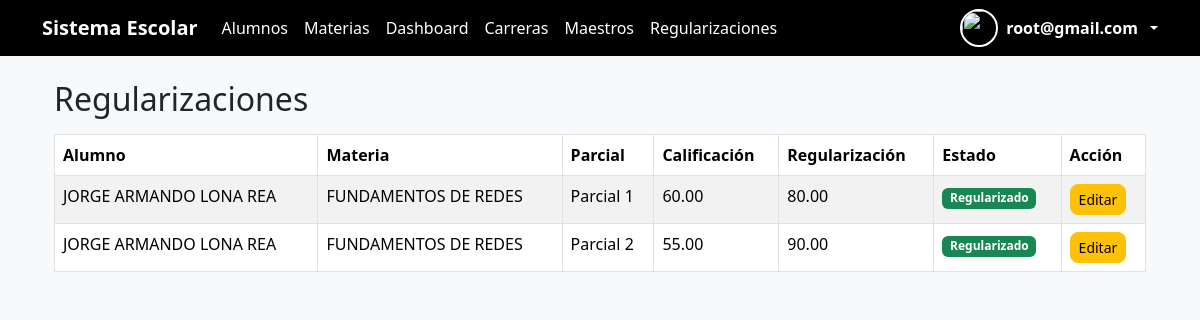
The page /alumnos/regularizaciones/ (signed in) on the database as committed earlier.
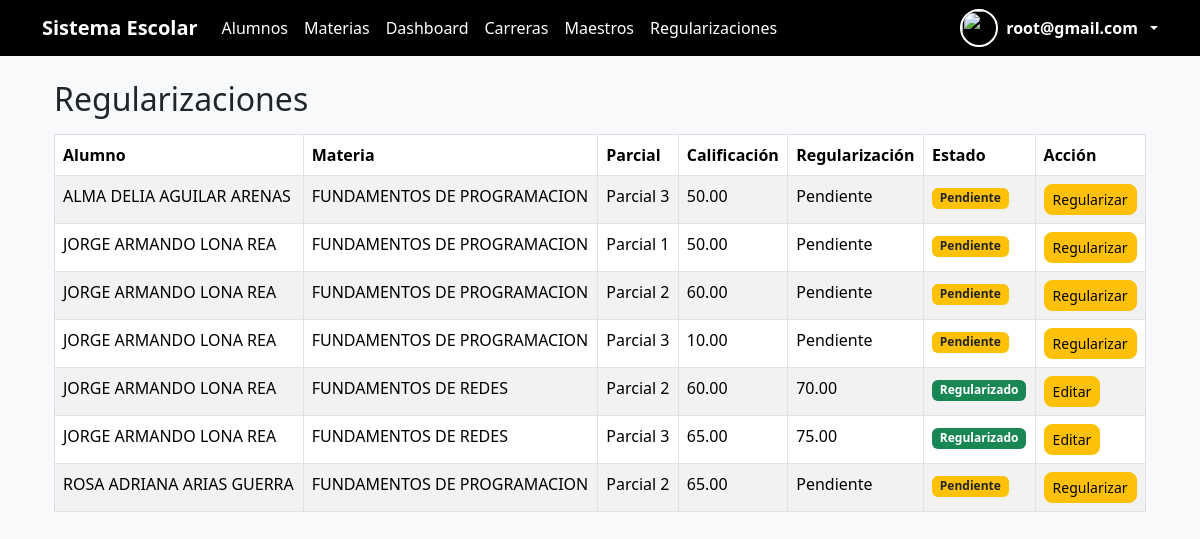
The same page on the database as committed later.
### alumnos/models.py (models this page shows, shortened)
class Calificacion(models.Model):
    alumno = models.ForeignKey(Alumno, on_delete=models.CASCADE)
    materia = models.ForeignKey(Materia, on_delete=models.CASCADE)
    PARCIAL_CHOICES = [
        (1, 'Parcial 1'),
        (2, 'Parcial 2'),
        (3, 'Parcial 3'),
    ]
    parcial = models.IntegerField(choices=PARCIAL_CHOICES)
    calificacion = models.DecimalField(max_digits=5, decimal_places=2)
    regularizacion = models.DecimalField(
        max_digits=5,
        decimal_places=2,
        null=True,
        blank=True
    )
    class Meta:
        unique_together = ('alumno', 'materia', 'parcial')

class Alumno(models.Model):
    user = models.OneToOneField(User, on_delete=models.CASCADE, null=True, blank=True)
    nombre = models.CharField(max_length=100)
    correo = models.EmailField()
    carrera = models.ForeignKey(Carrera, on_delete=models.CASCADE)
    materias = models.ManyToManyField(Materia, blank=True)
    matricula = models.CharField(
        max_length=20,
        unique=True,
        blank=True,
        null=True
    )
    foto = models.ImageField(
    upload_to='alumnos/',
    null=True,
    blank=True
    )

class Materia(models.Model):
    nombre = models.CharField(max_length=100)
    clave = models.CharField(max_length=20)
    carreras = models.ManyToManyField(Carrera)
    maestro = models.ForeignKey(Maestro, on_delete=models.CASCADE, null=True, blank=True)
    DIA_CHOICES = [
    ('Lunes', 'Lunes'),
    ('Martes', 'Martes'),
    ('Miercoles', 'Miércoles'),
    ('Jueves', 'Jueves'),
    ('Viernes', 'Viernes'),
    ]
    dia = models.CharField(max_length=10, choices=DIA_CHOICES, null=True, blank=True)
    hora_inicio = models.TimeField(null=True, blank=True)
    hora_fin = models.TimeField(null=True, blank=True)
    SEMESTRE_CHOICES = [
        (1, '1° Semestre'),
        (2, '2° Semestre'),
        (3, '3° Semestre'),
        (4, '4° Semestre'),
        (5, '5° Semestre'),
        (6, '6° Semestre'),
        (7, '7° Semestre'),
        (8, '8° Semestre'),
    ]
    semestre = models.IntegerField(choices=SEMESTRE_CHOICES, default=1)

### alumnos/views.py (the view)
# urls.py: path('regularizaciones/', views.lista_regularizaciones, name='lista_regularizaciones'),
@login_required
@permission_required('alumnos.change_calificacion', raise_exception=True)
def lista_regularizaciones(request):
    if not (request.user.is_superuser or hasattr(request.user, 'maestro')):
        return redirect('lista_alumnos')
    calificaciones = Calificacion.objects.filter(
        calificacion__lt=70
    ).select_related(
        'alumno',
        'materia'
    )
    if hasattr(request.user, 'maestro') and not request.user.is_superuser:
        calificaciones = calificaciones.filter(
            materia__maestro=request.user.maestro
        )
    calificaciones = calificaciones.order_by(
        'alumno__nombre',
        'materia__nombre',
        'parcial'
    )
    return render(
        request,
        'alumnos/regularizaciones/lista.html',
        {
            'calificaciones': calificaciones
        }
    )

### alumnos/context_processors.py (called while the page is built)
def roles_usuario(request):
    user = request.user
    if user.is_authenticated:
        return {
            'es_admin': user.is_superuser or user.groups.filter(name='admin').exists(),
            'es_maestro': user.groups.filter(name='maestro').exists(),
            'es_alumno': user.groups.filter(name='alumno').exists(),
        }
    return {}

### alumnos/templates/alumnos/regularizaciones/lista.html
{% extends 'base.html' %}
{% block content %}
<div class="container mt-4">
    <h2>Regularizaciones</h2>
    <table class="table table-striped table-bordered mt-3">
        <thead>
    <tr>
        <th>Alumno</th>
        <th>Materia</th>
        <th>Parcial</th>
        <th>Calificación</th>
        <th>Regularización</th>
        <th>Estado</th>
        <th>Acción</th>
    </tr>
</thead>
        <tbody>
    {% for calificacion in calificaciones %}
    <tr>
        <td>{{ calificacion.alumno.nombre }}</td>
        <td>{{ calificacion.materia.nombre }}</td>
        <td>Parcial {{ calificacion.parcial }}</td>
        <td>{{ calificacion.calificacion }}</td>
        <td>
            {% if calificacion.regularizacion %}
                {{ calificacion.regularizacion }}
            {% else %}
                Pendiente
            {% endif %}
        </td>
        <td>
            {% if calificacion.regularizacion %}
                <span class="badge bg-success">Regularizado</span>
            {% else %}
                <span class="badge bg-warning text-dark">Pendiente</span>
            {% endif %}
        </td>
        <td>
            <a href="{% url 'capturar_regularizacion' calificacion.id %}"
               class="btn btn-warning btn-sm">
                {% if calificacion.regularizacion %}
                    Editar
                {% else %}
                    Regularizar
                {% endif %}
            </a>
        </td>
    </tr>
    {% empty %}
    <tr>
        <td colspan="7" class="text-center">
            No hay calificaciones pendientes de regularización.
        </td>
    </tr>
    {% endfor %}
</tbody>
    </table>
</div>
{% endblock %}

### alumnos/templates/base.html (shortened to what this page needs)
{% load static %}
<!DOCTYPE html>
<html lang="es">
<head>
    <link href="https://cdn.jsdelivr.net/npm/bootstrap@5.3.7/dist/css/bootstrap.min.css" rel="stylesheet">
    <link rel="stylesheet" href="https://cdn.jsdelivr.net/npm/bootstrap-icons@1.11.3/font/bootstrap-icons.css">
</head>
<body>
{% if user.is_authenticated %}
<nav class="navbar navbar-expand-lg">
    <div class="container">
        <a class="navbar-brand" href="/alumnos/">
            Sistema Escolar
        </a>
        <div class="collapse navbar-collapse">
            <ul class="navbar-nav me-auto">
                {% if es_admin %}
                    <li class="nav-item">
                        <a class="nav-link" href="/alumnos">Alumnos</a>
                    </li>
                    <li class="nav-item">
                        <a class="nav-link" href="/alumnos/materias/">Materias</a>
                    </li>
                    <li class="nav-item">
                        <a class="nav-link" href="/alumnos/dashboard/">Dashboard</a>
                    </li>
                    <li class="nav-item">
                        <a class="nav-link" href="{% url 'lista_carreras' %}">Carreras</a>
                    </li>
                    <li class="nav-item">
                        <a class="nav-link" href="{% url 'lista_maestros' %}">Maestros</a>
                    </li>
                {% endif %}
                    {% if es_admin or es_maestro %}
                        <li class="nav-item">
                            <a class="nav-link" href="{% url 'lista_regularizaciones' %}">
                                Regularizaciones
                            </a>
                        </li>
                    {% endif %}
            </ul>
<div class="dropdown">
    <a class="d-flex align-items-center gap-2 text-white text-decoration-none dropdown-toggle"
       href="#"
       role="button"
       data-bs-toggle="dropdown">
        {% if es_admin and request.user.directivo %}
            {% if request.user.directivo.foto %}
                <img src="{{ request.user.directivo.foto.url }}" class="avatar-navbar">
            {% else %}
                <img src="{% static 'img/avatar.jpg' %}" class="avatar-navbar">
            {% endif %}
            <div class="d-none d-md-block">
                <div class="fw-bold">{{ request.user.directivo.nombre }}</div>
            </div>
        {% else %}
            <img src="{% static 'img/avatar.jpg' %}" class="avatar-navbar">
            <div class="d-none d-md-block">
                <div class="fw-bold">{{ request.user.username }}</div>
            </div>
        {% endif %}
    </a>
</div>
        </div>
    </div>
</nav>
{% endif %}
<div class="container mt-4">
    {% block content %}
    {% endblock %}
</div>
<div id="toast-container" class="position-fixed top-0 end-0 p-3" style="z-index: 9999;"></div>
</body>
</html>

### alumnos/templates/base.html (style rules this page uses)
body { background-color: #f8f9fa; }
.navbar { background-color: black; }
.navbar-brand { font-weight: bold; color: white; }
.nav-link { color: white; }
.btn { border-radius: 8px; }
.avatar-navbar { width:38px; height:38px; border-radius:50%; object-fit:cover; border:2px solid white; }

Rows that differ between the two databases and show on the page:
removed Calificacion: alumno.nombre "JORGE ARMANDO LONA REA", materia.nombre "FUNDAMENTOS DE REDES", parcial "1", calificacion "60.00", regularizacion "80.00", shows "Regularizado", shows "Editar"
removed Calificacion: alumno.nombre "JORGE ARMANDO LONA REA", materia.nombre "FUNDAMENTOS DE REDES", parcial "2", calificacion "55.00", regularizacion "90.00", shows "Regularizado", shows "Editar"
added Calificacion: alumno.nombre "ALMA DELIA AGUILAR ARENAS", materia.nombre "FUNDAMENTOS DE PROGRAMACION", parcial "3", calificacion "50.00", shows "Pendiente", shows "Regularizar"
added Calificacion: alumno.nombre "JORGE ARMANDO LONA REA", materia.nombre "FUNDAMENTOS DE PROGRAMACION", parcial "1", calificacion "50.00", shows "Pendiente", shows "Regularizar"
added Calificacion: alumno.nombre "JORGE ARMANDO LONA REA", materia.nombre "FUNDAMENTOS DE PROGRAMACION", parcial "2", calificacion "60.00", shows "Pendiente", shows "Regularizar"
added Calificacion: alumno.nombre "JORGE ARMANDO LONA REA", materia.nombre "FUNDAMENTOS DE PROGRAMACION", parcial "3", calificacion "10.00", shows "Pendiente", shows "Regularizar"
added Calificacion: alumno.nombre "JORGE ARMANDO LONA REA", materia.nombre "FUNDAMENTOS DE REDES", parcial "2", calificacion "60.00", regularizacion "70.00", shows "Regularizado", shows "Editar"
added Calificacion: alumno.nombre "JORGE ARMANDO LONA REA", materia.nombre "FUNDAMENTOS DE REDES", parcial "3", calificacion "65.00", regularizacion "75.00", shows "Regularizado", shows "Editar"
added Calificacion: alumno.nombre "ROSA ADRIANA ARIAS GUERRA", materia.nombre "FUNDAMENTOS DE PROGRAMACION", parcial "2", calificacion "65.00", shows "Pendiente", shows "Regularizar"
